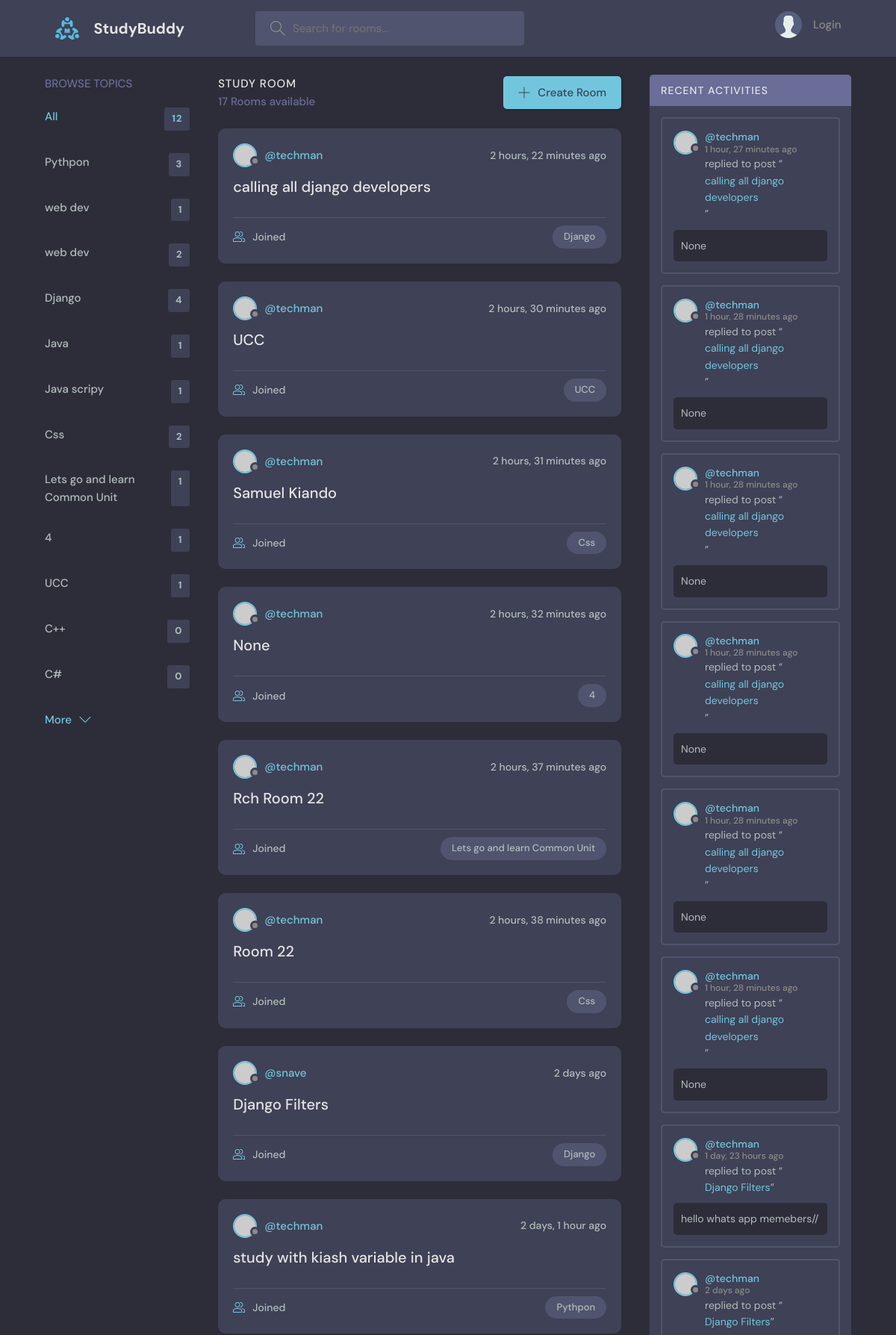
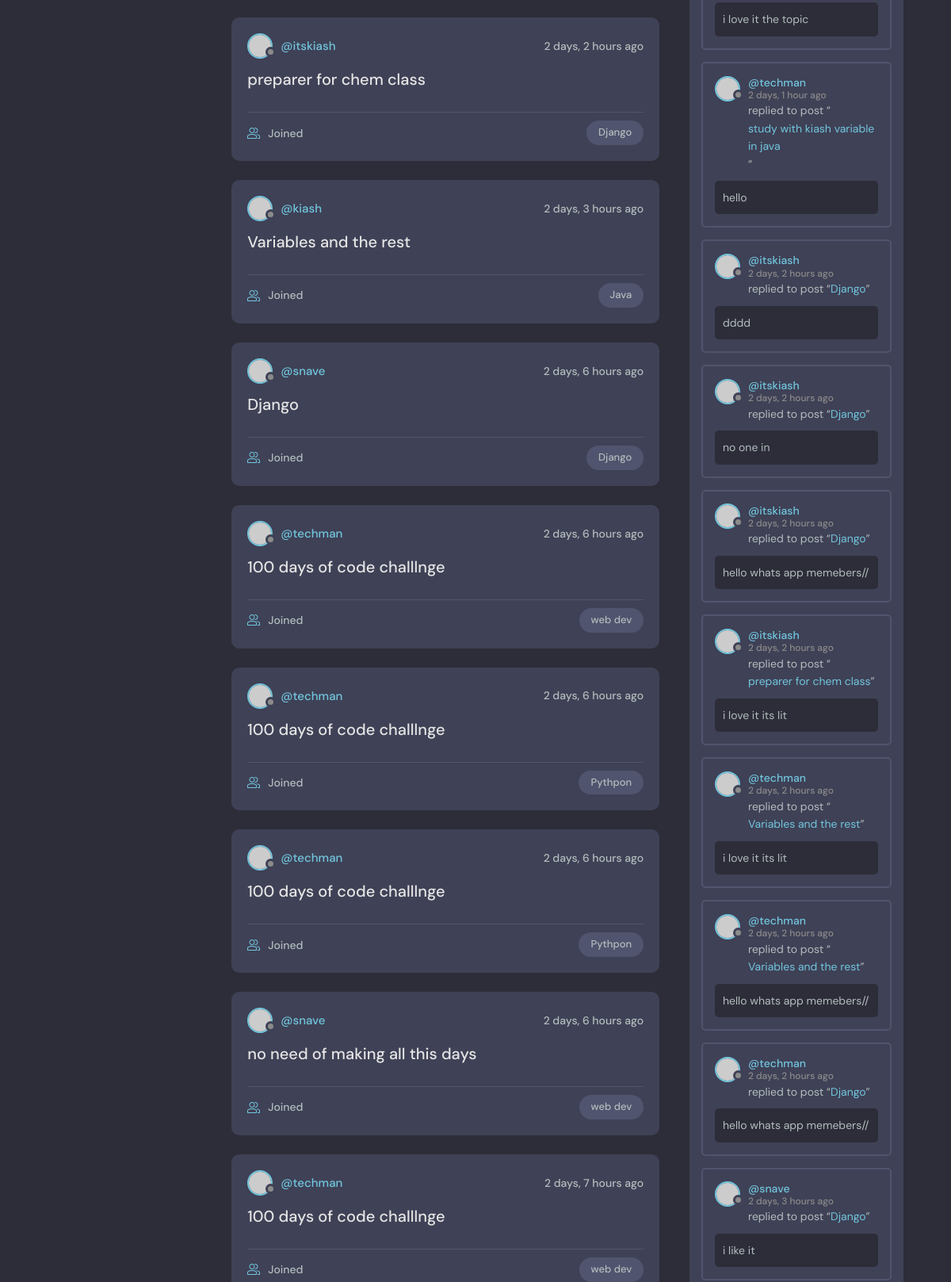
The page / (upper part) on the database its author committed (2 pictures, top to bottom).
### core/models.py (models this page shows, shortened)
class Topic(models.Model):
    name = models.CharField(max_length=200,null=True,blank=True)

class Room(models.Model):
    host=models.ForeignKey(User,on_delete=models.CASCADE,null=True,blank=True)
    topic=models.ForeignKey(Topic,on_delete=models.SET_NULL,null=True)
    name = models.CharField(max_length=255,null=True,blank=True)
    description = models.TextField(max_length=1000,null=True,blank=True)
    participants = models.ManyToManyField(User,related_name='participants',blank=True)
    updated = models.DateTimeField(auto_now=True)
    created = models.DateTimeField(auto_now_add=True)
    class Meta:
        ordering = ['-created' , '-updated']
    def __str__(self):
        return self.name

class Message(models.Model):
    room = models.ForeignKey(Room,on_delete=models.CASCADE,null=True,blank=True)
    user = models.ForeignKey(User,on_delete=models.CASCADE,null=True,blank=True)
    content = models.TextField(max_length=1000,null=True,blank=True)
    updated = models.DateTimeField(auto_now=True)
    created = models.DateTimeField(auto_now_add=True)
    class Meta:
        ordering = ['-created' , '-updated']

### core/views.py (the view)
# urls.py: 2. Add a URL to urlpatterns:  path('', views.home, name='home')
def home(request):
    q=request.GET.get('q') if request.GET.get('q') else ''
    rooms=Room.objects.filter(
        Q(topic__name__icontains=q) |
        Q(name__icontains=q) |
        Q(description__icontains=q)
    )
    topics=Topic.objects.all()
    room_count=rooms.count()
    room_message=Message.objects.filter(Q(room__topic__name__icontains=q))
    context={
        'rooms':rooms,
        'topics':topics,
        'room_count':room_count,
        'room_message':room_message,
    }
    return render(request,'core/home.html',context)

### core/templates/core/home.html (shortened to what this page needs)
{% extends 'base.html' %}
{% block content %}
{% load static %}
    <main class="layout layout--3">
      <div class="container">
           {% include 'core/topic.html' %}
        <div class="roomList">
          <div class="roomList__header">
            <div>
              <h2>Study Room</h2>
              <p>{{ rooms.count}}  Rooms available</p>
            </div>
            <a class="btn btn--main" href="{% url 'core:create-room' %}">
              <svg version="1.1" xmlns="http://www.w3.org/2000/svg" width="32" height="32" viewBox="0 0 32 32">
                <title>add</title>
                <path
                  d="M16.943 0.943h-1.885v14.115h-14.115v1.885h14.115v14.115h1.885v-14.115h14.115v-1.885h-14.115v-14.115z"
                ></path>
              </svg>
              Create Room
            </a>
          </div>
          {% include 'core/feed.html' %}
        </div>
        {% include 'core/activity.html' %}
      </div>
    </main>
{% endblock %}

### core/templates/core/topic.html
<div class="topics">
    <div class="topics__header">
      <h2>Browse Topics</h2>
    </div>
    <ul class="topics__list">
      <li>
        <a href="{% url 'core:home' %}" class="active">All<span>{{topics.count}}</span></a>
      </li>
      {% for topic in topics %}
      <li>
        <a href="{% url 'core:home' %}?q={{topic.name}}">{{topic.name}} <span>{{topic.room_set.all.count}}</span></a>
      </li>
      {% endfor %}
    </ul>
    <a class="btn btn--link" href="topics.html">
      More
      <svg version="1.1" xmlns="http://www.w3.org/2000/svg" width="32" height="32" viewBox="0 0 32 32">
        <title>chevron-down</title>
        <path d="M16 21l-13-13h-3l16 16 16-16h-3l-13 13z"></path>
      </svg>
    </a>
  </div>

### core/templates/core/feed.html (shortened to what this page needs)
{% for room in rooms %}
        <div class="roomListRoom">
                <div class="roomListRoom__header">
                <a href="{% url 'core:profile' room.host.id %}" class="roomListRoom__author">
                    <div class="avatar avatar--small">
                    <img src="https://randomuser.me/api/portraits/women/11.jpg" />
                    </div>
                    <span>@{{room.host.username}}</span>
                </a>
                <div class="roomListRoom__actions">
                    <span>{{room.created|timesince}} ago</span>
                </div>
                </div>
                <div class="roomListRoom__content">
                <a href="{% url 'core:room' room.id %}">{{room.name}}</a>
                </div>
                <div class="roomListRoom__meta">
                <a href="{% url 'core:room' room.id %}" class="roomListRoom__joined">
                    {{room.participants.all.coun}} Joined
                </a>
                <p class="roomListRoom__topic">{{room.topic.name}}</p>
                </div>
        </div>
{% endfor %}

### core/templates/core/activity.html (shortened to what this page needs)
<div class="activities">
    <div class="activities__header">
      <h2>Recent Activities</h2>
    </div>
    {% for message in room_message %}
    <div class="activities__box">
      <div class="activities__boxHeader roomListRoom__header">
        <a href="{% url 'core:profile' message.user.id %}" class="roomListRoom__author">
          <div class="avatar avatar--small">
            <img src="https://randomuser.me/api/portraits/women/11.jpg" />
          </div>
          <p>
            @{{message.user}}
            <span>{{message.created|timesince}} ago</span>
          </p>
        </a>
      </div>
      <div class="activities__boxContent">
        <p>replied to post “<a href="{% url 'core:room' message.room.id %}">{{message.room}}</a>”</p>
        <div class="activities__boxRoomContent">
            <p>{{message.content}}</p>
        </div>
      </div>
    </div>
    {% endfor %}
  </div>

### rows shown on the page
Topic: name "Pythpon", room_set.all.count "3"
Topic: name "web dev", room_set.all.count "1"
Topic: name "web dev", room_set.all.count "2"
Topic: name "Django", room_set.all.count "4"
Topic: name "Java", room_set.all.count "1"
Topic: name "Java scripy", room_set.all.count "1"
Topic: name "Css", room_set.all.count "2"
Topic: name "Lets go and learn Common Unit", room_set.all.count "1"
Topic: name "4", room_set.all.count "1"
Topic: name "UCC", room_set.all.count "1"
Topic: name "C++", room_set.all.count "0"
Topic: name "C#", room_set.all.count "0"
Room: host.username "techman", created "2 hours, 22 minutes", name "calling all django developers", topic.name "Django"
Room: host.username "techman", created "2 hours, 30 minutes", name "UCC", topic.name "UCC"
Room: host.username "techman", created "2 hours, 31 minutes", name "Samuel Kiando", topic.name "Css"
Room: host.username "techman", created "2 hours, 32 minutes", name "None", topic.name "4"
Room: host.username "techman", created "2 hours, 37 minutes", name "Rch Room 22", topic.name "Lets go and learn Common Unit"
Room: host.username "techman", created "2 hours, 38 minutes", name "Room 22", topic.name "Css"
Room: host.username "snave", created "2 days", name "Django Filters", topic.name "Django"
Room: host.username "techman", created "2 days, 1 hour", name "study with kiash variable in java", topic.name "Pythpon"
Room: host.username "itskiash", created "2 days, 2 hours", name "preparer for chem class", topic.name "Django"
Room: host.username "kiash", created "2 days, 3 hours", name "Variables and the rest", topic.name "Java"
Room: host.username "snave", created "2 days, 6 hours", name "Django", topic.name "Django"
Room: host.username "techman", created "2 days, 6 hours", name "100 days of code challlnge", topic.name "web dev"
Room: host.username "techman", created "2 days, 6 hours", name "100 days of code challlnge", topic.name "Pythpon"
Room: host.username "techman", created "2 days, 6 hours", name "100 days of code challlnge", topic.name "Pythpon"
Room: host.username "snave", created "2 days, 6 hours", name "no need of making all this days", topic.name "web dev"
Room: host.username "techman", created "2 days, 7 hours", name "100 days of code challlnge", topic.name "web dev"
Message: user "techman", created "1 hour, 27 minutes", room "calling all django developers", content "None"
Message: user "techman", created "1 hour, 28 minutes", room "calling all django developers", content "None"
Message: user "techman", created "1 hour, 28 minutes", room "calling all django developers", content "None"
Message: user "techman", created "1 hour, 28 minutes", room "calling all django developers", content "None"
Message: user "techman", created "1 hour, 28 minutes", room "calling all django developers", content "None"
Message: user "techman", created "1 hour, 28 minutes", room "calling all django developers", content "None"
Message: user "techman", created "1 day, 23 hours", room "Django Filters", content "hello whats app memebers//"
Message: user "techman", created "2 days", room "Django Filters", content "i love it the topic"
Message: user "techman", created "2 days, 1 hour", room "study with kiash variable in java", content "hello"
Message: user "itskiash", created "2 days, 2 hours", room "Django", content "dddd"
Message: user "itskiash", created "2 days, 2 hours", room "Django", content "no one in"
Message: user "itskiash", created "2 days, 2 hours", room "Django", content "hello whats app memebers//"
Message: user "itskiash", created "2 days, 2 hours", room "preparer for chem class", content "i love it its lit"
Message: user "techman", created "2 days, 2 hours", room "Variables and the rest", content "i love it its lit"
Message: user "techman", created "2 days, 2 hours", room "Variables and the rest", content "hello whats app memebers//"
Message: user "techman", created "2 days, 2 hours", room "Django", content "hello whats app memebers//"
Message: user "snave", created "2 days, 3 hours", room "Django", content "i like it"

### other values the page prints
{{ topics.count }} "12"
{{ rooms.count }} "17"
